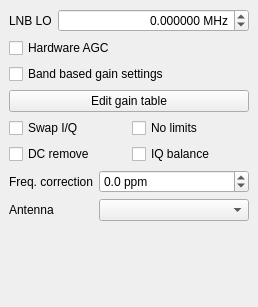
<?xml version="1.0" encoding="UTF-8"?>
<ui version="4.0">
 <class>DockInputCtl</class>
 <widget class="QDockWidget" name="DockInputCtl">
  <property name="geometry">
   <rect>
    <x>0</x>
    <y>0</y>
    <width>258</width>
    <height>307</height>
   </rect>
  </property>
  <property name="minimumSize">
   <size>
    <width>258</width>
    <height>307</height>
   </size>
  </property>
  <property name="windowIcon">
   <iconset resource="../../resources/icons.qrc">
    <normaloff>:/icons/icons/flash.svg</normaloff>:/icons/icons/flash.svg</iconset>
  </property>
  <property name="floating">
   <bool>false</bool>
  </property>
  <property name="allowedAreas">
   <set>Qt::LeftDockWidgetArea|Qt::RightDockWidgetArea</set>
  </property>
  <property name="windowTitle">
   <string>Input controls</string>
  </property>
  <widget class="QWidget" name="dockWidgetContents">
   <layout class="QVBoxLayout" name="verticalLayout">
    <item>
     <layout class="QHBoxLayout" name="horizontalLayout">
      <item>
       <widget class="QLabel" name="lnbLabel">
        <property name="text">
         <string>LNB LO</string>
        </property>
        <property name="indent">
         <number>-1</number>
        </property>
       </widget>
      </item>
      <item>
       <widget class="QDoubleSpinBox" name="lnbSpinBox">
        <property name="sizePolicy">
         <sizepolicy hsizetype="MinimumExpanding" vsizetype="Fixed">
          <horstretch>0</horstretch>
          <verstretch>0</verstretch>
         </sizepolicy>
        </property>
        <property name="toolTip">
         <string>Local oscillator of up or down converter</string>
        </property>
        <property name="statusTip">
         <string/>
        </property>
        <property name="alignment">
         <set>Qt::AlignRight|Qt::AlignTrailing|Qt::AlignVCenter</set>
        </property>
        <property name="suffix">
         <string> MHz</string>
        </property>
        <property name="decimals">
         <number>6</number>
        </property>
        <property name="minimum">
         <double>-2000.000000000000000</double>
        </property>
        <property name="maximum">
         <double>7900.000000000000000</double>
        </property>
       </widget>
      </item>
     </layout>
    </item>
    <item>
     <layout class="QHBoxLayout" name="horizontalLayout_2">
      <item>
       <widget class="QCheckBox" name="agcButton">
        <property name="toolTip">
         <string>&lt;html&gt;&lt;head/&gt;&lt;body&gt;&lt;p&gt;Toggle hardware-based automatic gain control.&lt;/p&gt;&lt;p&gt;This feature requires hardware that supports it. It is known to work with RTL-SDR devices.&lt;/p&gt;&lt;/body&gt;&lt;/html&gt;</string>
        </property>
        <property name="text">
         <string>Hardware AGC</string>
        </property>
       </widget>
      </item>
     </layout>
    </item>
    <item>
     <layout class="QGridLayout" name="gridLayout_2">
      <item row="0" column="0">
       <widget class="QCheckBox" name="useGaintable">
        <property name="text">
         <string>Band based gain settings</string>
        </property>
       </widget>
      </item>
      <item row="1" column="0">
       <widget class="QPushButton" name="editGaintable">
        <property name="text">
         <string>Edit gain table</string>
        </property>
       </widget>
      </item>
     </layout>
    </item>
    <item>
     <layout class="QGridLayout" name="gridLayout">
      <item row="0" column="0">
       <widget class="QCheckBox" name="iqSwapButton">
        <property name="toolTip">
         <string>&lt;html&gt;&lt;head/&gt;&lt;body&gt;&lt;p&gt;Swap the the I/Q channels. This can be useful with audio-based input or when dealing with inverted IF.&lt;/p&gt;&lt;/body&gt;&lt;/html&gt;</string>
        </property>
        <property name="text">
         <string>Swap I/Q</string>
        </property>
        <property name="tristate">
         <bool>false</bool>
        </property>
       </widget>
      </item>
      <item row="0" column="1">
       <widget class="QCheckBox" name="ignoreButton">
        <property name="toolTip">
         <string>&lt;html&gt;&lt;head/&gt;&lt;body&gt;&lt;p&gt;Ignore hardware limits such as frequency range. This allows experimenting with out-of-spec settings.&lt;/p&gt;&lt;/body&gt;&lt;/html&gt;</string>
        </property>
        <property name="text">
         <string>No limits</string>
        </property>
       </widget>
      </item>
      <item row="1" column="0">
       <widget class="QCheckBox" name="dcCancelButton">
        <property name="toolTip">
         <string>Enable automatic DC removal</string>
        </property>
        <property name="text">
         <string>DC remove</string>
        </property>
       </widget>
      </item>
      <item row="1" column="1">
       <widget class="QCheckBox" name="iqBalanceButton">
        <property name="toolTip">
         <string>Enable automatic I/Q balance (requires gr-iqbal component)</string>
        </property>
        <property name="text">
         <string>IQ balance</string>
        </property>
       </widget>
      </item>
     </layout>
    </item>
    <item>
     <layout class="QFormLayout" name="formLayout">
      <item row="0" column="0">
       <widget class="QLabel" name="freqCorrLabel">
        <property name="text">
         <string>Freq. correction</string>
        </property>
        <property name="alignment">
         <set>Qt::AlignRight|Qt::AlignTrailing|Qt::AlignVCenter</set>
        </property>
       </widget>
      </item>
      <item row="0" column="1">
       <widget class="QDoubleSpinBox" name="freqCorrSpinBox">
        <property name="sizePolicy">
         <sizepolicy hsizetype="MinimumExpanding" vsizetype="Minimum">
          <horstretch>0</horstretch>
          <verstretch>0</verstretch>
         </sizepolicy>
        </property>
        <property name="suffix">
         <string> ppm</string>
        </property>
        <property name="decimals">
         <number>1</number>
        </property>
        <property name="minimum">
         <double>-500.000000000000000</double>
        </property>
        <property name="maximum">
         <double>500.000000000000000</double>
        </property>
        <property name="value">
         <double>0.000000000000000</double>
        </property>
       </widget>
      </item>
      <item row="1" column="0">
       <widget class="QLabel" name="antSelectorLabel">
        <property name="toolTip">
         <string>Select active antenna connector</string>
        </property>
        <property name="text">
         <string>Antenna</string>
        </property>
       </widget>
      </item>
      <item row="1" column="1">
       <widget class="QComboBox" name="antSelector">
        <property name="sizePolicy">
         <sizepolicy hsizetype="MinimumExpanding" vsizetype="Minimum">
          <horstretch>0</horstretch>
          <verstretch>0</verstretch>
         </sizepolicy>
        </property>
        <property name="toolTip">
         <string>Select active antenna connector</string>
        </property>
       </widget>
      </item>
     </layout>
    </item>
    <item>
     <spacer name="verticalSpacer">
      <property name="orientation">
       <enum>Qt::Vertical</enum>
      </property>
      <property name="sizeHint" stdset="0">
       <size>
        <width>5</width>
        <height>0</height>
       </size>
      </property>
     </spacer>
    </item>
   </layout>
  </widget>
 </widget>
 <resources>
  <include location="../../resources/icons.qrc"/>
 </resources>
 <connections/>
</ui>
